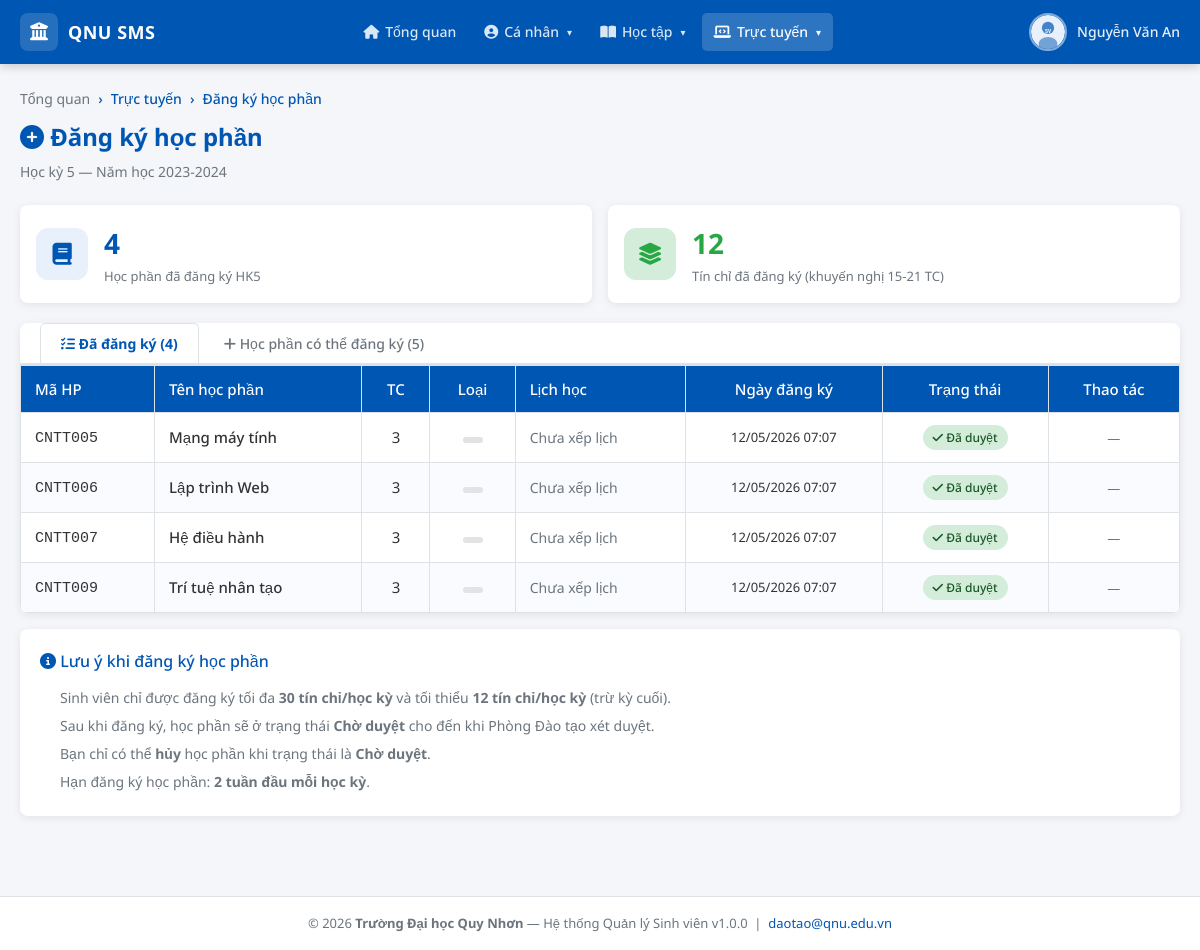
Before: /student/truc_tuyen/dang_ky.php (signed in) with the older database file.
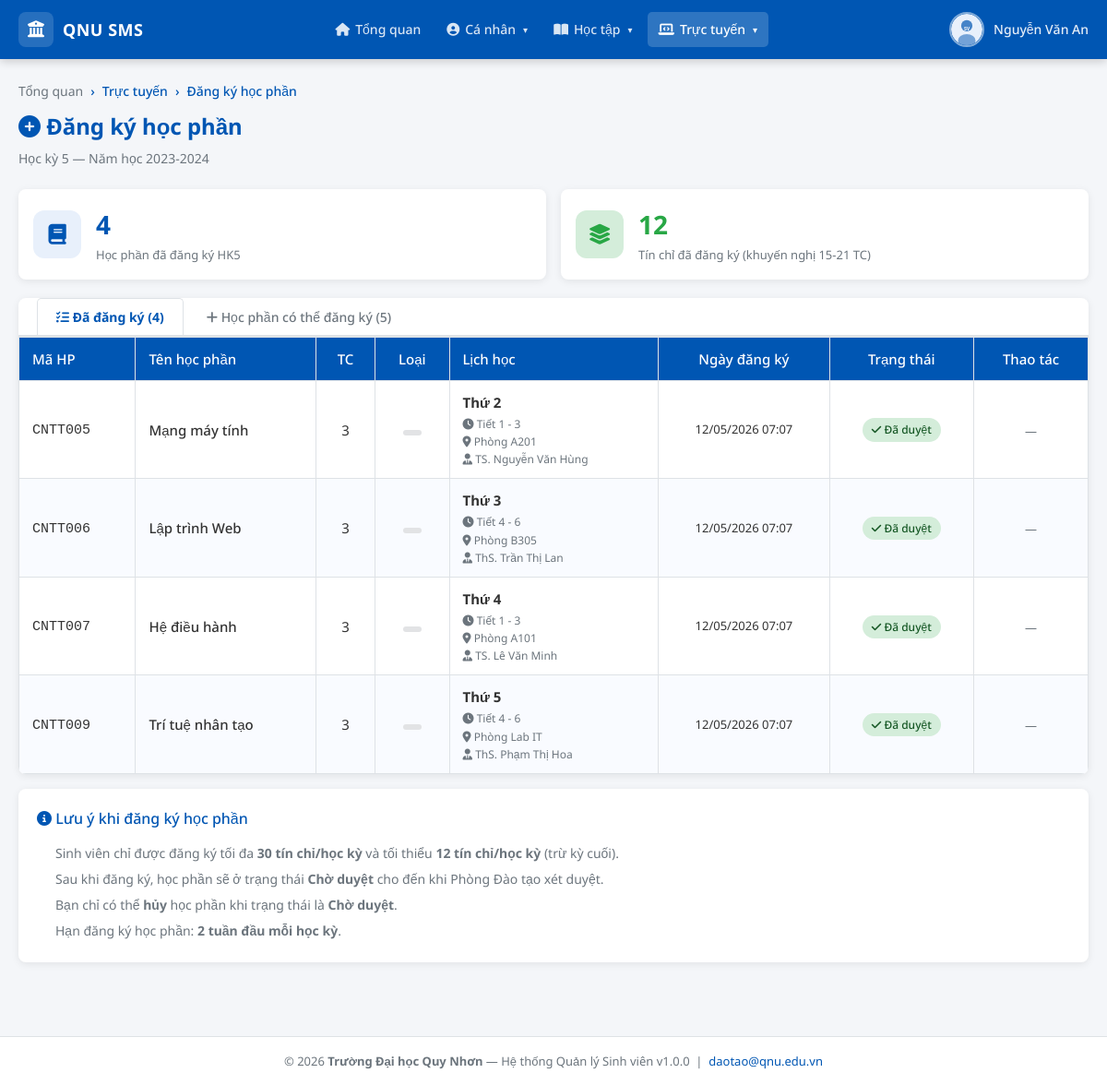
After: the same page with the newer database file.
### tables this page shows
CREATE TABLE IF NOT EXISTS `sinh_vien` (
  `id` INT AUTO_INCREMENT PRIMARY KEY,
  `user_id` INT NOT NULL,
  `ma_sv` VARCHAR(20) NOT NULL UNIQUE,
  `ho_ten` VARCHAR(100) NOT NULL,
  `ngay_sinh` DATE,
  `gioi_tinh` ENUM('Nam','Nữ','Khác') DEFAULT 'Nam',
  `dia_chi` TEXT,
  `email` VARCHAR(100),
  `so_dien_thoai` VARCHAR(15),
  `nganh` VARCHAR(100),
  `khoa` VARCHAR(100),
  `lop` VARCHAR(50),
  `nien_khoa` VARCHAR(20),
  `trang_thai` ENUM('Đang học','Tạm dừng','Tốt nghiệp','Thôi học') DEFAULT 'Đang học',
  `anh_dai_dien` VARCHAR(255) DEFAULT NULL,
  FOREIGN KEY (`user_id`) REFERENCES `users`(`id`) ON DELETE CASCADE
);

CREATE TABLE IF NOT EXISTS `dang_ky_hp` (
  `id` INT AUTO_INCREMENT PRIMARY KEY,
  `sinh_vien_id` INT NOT NULL,
  `hoc_phan_id` INT NOT NULL,
  `hoc_ky` VARCHAR(20) NOT NULL,
  `nam_hoc` VARCHAR(20) NOT NULL,
  `trang_thai` ENUM('Chờ duyệt','Đã duyệt','Từ chối','Đã hủy') DEFAULT 'Chờ duyệt',
  `ngay_dang_ky` TIMESTAMP DEFAULT CURRENT_TIMESTAMP,
  UNIQUE KEY `unique_dk` (`sinh_vien_id`,`hoc_phan_id`,`hoc_ky`,`nam_hoc`),
  FOREIGN KEY (`sinh_vien_id`) REFERENCES `sinh_vien`(`id`) ON DELETE CASCADE,
  FOREIGN KEY (`hoc_phan_id`) REFERENCES `hoc_phan`(`id`) ON DELETE CASCADE
);

CREATE TABLE IF NOT EXISTS `hoc_phan` (
  `id` INT AUTO_INCREMENT PRIMARY KEY,
  `ma_hp` VARCHAR(20) NOT NULL UNIQUE,
  `ten_hp` VARCHAR(150) NOT NULL,
  `so_tin_chi` INT NOT NULL DEFAULT 3,
  `loai` ENUM('Bắt buộc','Tự chọn','Đại cương') DEFAULT 'Bắt buộc',
  `hoc_ky` INT NOT NULL DEFAULT 1,
  `nien_khoa` VARCHAR(20),
  `thu` TINYINT DEFAULT NULL COMMENT '2=Thứ 2, ..., 8=Chủ nhật',
  `tiet_bat_dau` TINYINT DEFAULT NULL,
  `so_tiet` TINYINT DEFAULT NULL,
  `phong_hoc` VARCHAR(50) DEFAULT NULL,
  `giang_vien` VARCHAR(100) DEFAULT NULL,
  `si_so_toi_da` INT DEFAULT 50,
  `si_so_hien_tai` INT DEFAULT 0,
  `ma_hp_tien_quyet` VARCHAR(20) DEFAULT NULL
);

### includes/session.php (called while the page is built, shortened)
<?php
function getCurrentStudent(): ?array {
    $db = getDB();
    $uid = (int)$_SESSION['user_id'];
    $sql = "SELECT sv.*, u.username FROM sinh_vien sv
            JOIN users u ON u.id = sv.user_id
            WHERE sv.user_id = ?";
    $stmt = $db->prepare($sql);
    $stmt->bind_param('i', $uid);
    $stmt->execute();
    $result = $stmt->get_result();
    return $result->fetch_assoc() ?: null;
}
function e(string $str): string {
    return htmlspecialchars($str, ENT_QUOTES, 'UTF-8');
}
?>

### student/truc_tuyen/dang_ky.php (the view, shortened to what this page needs)
<?php
require_once ROOT . '/includes/session.php';
$sv = getCurrentStudent();
$db  = getDB();
$sid = (int)$sv['id'];
$hk  = HOC_KY_HIEN_TAI;
$nh  = NAM_HOC_HIEN_TAI;
$da_dk = $db->query("
    SELECT dk.*, hp.ten_hp, hp.ma_hp, hp.so_tin_chi, hp.thu, hp.tiet_bat_dau, hp.so_tiet, hp.phong_hoc, hp.giang_vien, hp.si_so_toi_da, hp.si_so_hien_tai, hp.ma_hp_tien_quyet
    FROM dang_ky_hp dk
    JOIN hoc_phan hp ON hp.id = dk.hoc_phan_id
    WHERE dk.sinh_vien_id = $sid AND dk.hoc_ky = '$hk' AND dk.nam_hoc = '$nh'
    ORDER BY dk.ngay_dang_ky DESC
")->fetch_all(MYSQLI_ASSOC);
$da_dk_ids = array_column($da_dk, 'hoc_phan_id');
$nganh_esc = $db->real_escape_string($sv['nganh']);
$id_str = empty($da_dk_ids) ? '0' : implode(',', $da_dk_ids);
$co_the_dk = $db->query("
    SELECT hp.id, hp.ma_hp, hp.ten_hp, hp.so_tin_chi, hp.loai, hp.thu, hp.tiet_bat_dau, hp.so_tiet, hp.phong_hoc, hp.giang_vien, hp.si_so_toi_da, hp.si_so_hien_tai, hp.ma_hp_tien_quyet
    FROM ctdt_chi_tiet c
    JOIN hoc_phan hp ON hp.id = c.hoc_phan_id
    WHERE c.nganh = '$nganh_esc'
      AND hp.id NOT IN ($id_str)
      AND NOT EXISTS (
          SELECT 1 FROM diem_hoc_tap d
          WHERE d.hoc_phan_id = hp.id AND d.sinh_vien_id = $sid AND d.diem_he4 >= 1.0
      )
    ORDER BY c.hoc_ky, hp.ten_hp
")->fetch_all(MYSQLI_ASSOC);
$tc_dang_ky = array_sum(array_column($da_dk, 'so_tin_chi'));
function formatLichHoc($thu, $tiet_bd, $so_tiet, $phong, $gv): string {
    if (!$thu) return '<span class="text-muted">Chưa xếp lịch</span>';
    $thu_lbl = $thu == 8 ? 'Chủ nhật' : "Thứ $thu";
    $tiet_kt = $tiet_bd + $so_tiet - 1;
    return "<strong>$thu_lbl</strong><div class='text-muted' style='font-size:12px;margin-top:2px;'><i class='fas fa-clock'></i> Tiết $tiet_bd - $tiet_kt<br><i class='fas fa-map-marker-alt'></i> Phòng $phong<br><i class='fas fa-user-tie'></i> $gv</div>";
}
function dkBadge(string $tt): string {
    return match($tt) {
        'Đã duyệt' => '<span class="badge badge-success"><i class="fas fa-check"></i> Đã duyệt</span>',
        'Từ chối'  => '<span class="badge badge-danger"><i class="fas fa-times"></i> Từ chối</span>',
        'Đã hủy'   => '<span class="badge badge-secondary">Đã hủy</span>',
        default    => '<span class="badge badge-warning"><i class="fas fa-clock"></i> Chờ duyệt</span>',
    };
}
$active_menu = 'truc_tuyen';
require_once ROOT . '/includes/header.php';
?>
<?php require_once ROOT . '/includes/navbar_student.php'; ?>
<div class="student-wrapper">
  <div class="student-container">
    <div class="page-title fade-in">
      <div class="breadcrumb">
        <a href="<?= BASE_URL ?>/student/dashboard.php">Tổng quan</a>
        <span>›</span><span>Trực tuyến</span>
        <span>›</span><span>Đăng ký học phần</span>
      </div>
      <h1><i class="fas fa-plus-circle"></i> Đăng ký học phần</h1>
      <p>Học kỳ <?= $hk ?> — Năm học <?= NAM_HOC_HIEN_TAI ?></p>
    </div>
    <div style="display:grid;grid-template-columns:1fr 1fr;gap:16px;margin-bottom:20px">
      <div class="card fade-in">
        <div class="card-body" style="display:flex;align-items:center;gap:16px;padding:16px">
          <div class="stat-icon blue"><i class="fas fa-book"></i></div>
          <div>
            <div style="font-size:28px;font-weight:700;color:var(--primary)"><?= count($da_dk) ?></div>
            <div class="stat-label">Học phần đã đăng ký HK<?= $hk ?></div>
          </div>
        </div>
      </div>
      <div class="card fade-in">
        <div class="card-body" style="display:flex;align-items:center;gap:16px;padding:16px">
          <div class="stat-icon green"><i class="fas fa-layer-group"></i></div>
          <div>
            <div style="font-size:28px;font-weight:700;color:var(--success)"><?= $tc_dang_ky ?></div>
            <div class="stat-label">Tín chỉ đã đăng ký (khuyến nghị 15-21 TC)</div>
          </div>
        </div>
      </div>
    </div>
    <div class="card fade-in">
      <div class="card-body" style="padding:0">
        <div class="dk-tabs" style="padding:0 20px;margin:0">
          <button class="dk-tab active" data-tab="da-dk" id="tab-da-dk">
            <i class="fas fa-list-check"></i> Đã đăng ký (<?= count($da_dk) ?>)
          </button>
          <button class="dk-tab" data-tab="co-the" id="tab-co-the">
            <i class="fas fa-plus"></i> Học phần có thể đăng ký (<?= count($co_the_dk) ?>)
          </button>
        </div>
        <div class="dk-panel active" id="panel-da-dk">
          <div class="table-wrap">
          <table>
            <thead><tr>
              <th>Mã HP</th><th>Tên học phần</th>
              <th style="text-align:center">TC</th>
              <th style="text-align:center">Loại</th>
              <th>Lịch học</th>
              <th style="text-align:center">Ngày đăng ký</th>
              <th style="text-align:center">Trạng thái</th>
              <th style="text-align:center">Thao tác</th>
            </tr></thead>
            <tbody>
            <?php if (empty($da_dk)): ?>
              <tr><td colspan="8" style="text-align:center;padding:30px;color:var(--text-muted)">
                Chưa đăng ký học phần nào. Chọn tab bên phải để đăng ký.
              </td></tr>
            <?php else: ?>
            <?php foreach ($da_dk as $dk): ?>
              <tr>
                <td><code><?= e($dk['ma_hp']) ?></code></td>
                <td class="fw-500"><?= e($dk['ten_hp']) ?></td>
                <td style="text-align:center"><?= (int)$dk['so_tin_chi'] ?></td>
                <td style="text-align:center">
                  <span class="badge badge-secondary"><?= e($dk['loai'] ?? '') ?></span>
                </td>
                <td><?= formatLichHoc($dk['thu'], $dk['tiet_bat_dau'], $dk['so_tiet'], $dk['phong_hoc'], $dk['giang_vien']) ?></td>
                <td style="text-align:center;font-size:13px">
                  <?= date('d/m/Y H:i', strtotime($dk['ngay_dang_ky'])) ?>
                </td>
                <td style="text-align:center"><?= dkBadge($dk['trang_thai']) ?></td>
                <td style="text-align:center">
                  <?php if ($dk['trang_thai'] === 'Chờ duyệt'): ?>
                    <form method="POST" style="display:inline">
                      <input type="hidden" name="action" value="huy">
                      <input type="hidden" name="hoc_phan_id" value="<?= (int)$dk['hoc_phan_id'] ?>">
                      <button type="submit" class="btn btn-danger btn-sm"
                              data-confirm="Bạn có chắc muốn hủy đăng ký học phần này?">
                        <i class="fas fa-times"></i> Hủy
                      </button>
                    </form>
                  <?php else: ?>
                    <span style="color:var(--text-muted);font-size:13px">—</span>
                  <?php endif; ?>
                </td>
              </tr>
            <?php endforeach; ?>
            <?php endif; ?>
            </tbody>
          </table>
          </div>
        </div>
      </div>
    </div>
    <div class="card mt-16 fade-in">
      <div class="card-body">
        <h4 style="color:var(--primary);margin-bottom:10px"><i class="fas fa-info-circle"></i> Lưu ý khi đăng ký học phần</h4>
        <ul style="font-size:14px;color:var(--text-muted);line-height:2;padding-left:20px">
          <li>Sinh viên chỉ được đăng ký tối đa <strong>30 tín chỉ/học kỳ</strong> và tối thiểu <strong>12 tín chỉ/học kỳ</strong> (trừ kỳ cuối).</li>
          <li>Sau khi đăng ký, học phần sẽ ở trạng thái <strong>Chờ duyệt</strong> cho đến khi Phòng Đào tạo xét duyệt.</li>
          <li>Bạn chỉ có thể <strong>hủy</strong> học phần khi trạng thái là <strong>Chờ duyệt</strong>.</li>
          <li>Hạn đăng ký học phần: <strong>2 tuần đầu mỗi học kỳ</strong>.</li>
        </ul>
      </div>
    </div>
  </div>
</div>
<?php require_once ROOT . '/includes/footer.php'; ?>

### includes/header.php (shortened to what this page needs)
<?php
$_base = BASE_URL;
?>
<!DOCTYPE html>
<html lang="vi">
<head>
  <link rel="stylesheet" href="https://cdnjs.cloudflare.com/ajax/libs/font-awesome/6.5.0/css/all.min.css">
  <link rel="stylesheet" href="<?= $_base ?>/assets/css/style.css">
  <link rel="stylesheet" href="<?= $_base ?>/assets/css/student.css">
</head>
<body>

### includes/navbar_student.php (shortened to what this page needs)
<?php
$_base = BASE_URL;
$_name = isset($sv) ? e($sv['ho_ten']) : 'Sinh viên';
$_avatar = (isset($sv) && !empty($sv['anh_dai_dien']))
         ? $_base . '/uploads/' . e($sv['anh_dai_dien'])
         : $_base . '/assets/img/default-avatar.svg';
$_menu = $active_menu ?? '';
?>
<nav class="student-navbar" role="navigation" aria-label="Main navigation">
  <div class="navbar-inner">
    <a href="<?= $_base ?>/student/dashboard.php" class="navbar-brand" aria-label="QNU SMS - Trang chủ">
      <div class="logo-icon"><i class="fas fa-university"></i></div>
      <span>QNU SMS</span>
    </a>
    <ul class="navbar-nav" id="navMenu" role="menubar">
      <li class="nav-item" role="none">
        <a href="<?= $_base ?>/student/dashboard.php"
           class="nav-link <?= $_menu === 'dashboard' ? 'active' : '' ?>"
           role="menuitem">
          <i class="fas fa-home"></i> Tổng quan
        </a>
      </li>
      <li class="nav-item dropdown" role="none">
        <a href="#" class="nav-link <?= $_menu === 'ca_nhan' ? 'active' : '' ?>" role="menuitem" aria-haspopup="true">
          <i class="fas fa-user-circle"></i> Cá nhân <span class="arrow">▾</span>
        </a>
      </li>
      <li class="nav-item dropdown" role="none">
        <a href="#" class="nav-link <?= $_menu === 'hoc_tap' ? 'active' : '' ?>" role="menuitem" aria-haspopup="true">
          <i class="fas fa-book-open"></i> Học tập <span class="arrow">▾</span>
        </a>
      </li>
      <li class="nav-item dropdown" role="none">
        <a href="#" class="nav-link <?= $_menu === 'truc_tuyen' ? 'active' : '' ?>" role="menuitem" aria-haspopup="true">
          <i class="fas fa-laptop-code"></i> Trực tuyến <span class="arrow">▾</span>
        </a>
      </li>
    </ul>
    <div class="navbar-user" id="userMenu">
      <img src="<?= $_avatar ?>" alt="Avatar" class="user-avatar" id="userAvatarToggle">
      <span class="user-name"><?= $_name ?></span>
    </div>
  </div>
</nav>

### includes/footer.php (shortened to what this page needs)
  <footer class="student-footer">
    <p>© <?= date('Y') ?> <strong>Trường Đại học Quy Nhơn</strong> — Hệ thống Quản lý Sinh viên v<?= APP_VERSION ?>
    &nbsp;|&nbsp; <a href="mailto:daoao@qnu.edu.vn">daotao@qnu.edu.vn</a></p>
  </footer>
</body>
</html>

### assets/css/style.css (style rules this page uses)
:root { --primary: #0056B3; --primary-dark: #003d80; --primary-light: #e8f0fb; --bg: #F4F6F9; --white: #FFFFFF; --text: #333333; --text-muted: #6C757D; --success: #28A745; --danger: #DC3545; --warning: #FFC107; --info: #17A2B8; --border: #dee2e6; --shadow: 0 2px 8px rgba(0,0,0,.08); --shadow-md: 0 4px 16px rgba(0,0,0,.12); --radius: 8px; --radius-sm: 5px; --sidebar-w: 250px; --header-h: 64px; --transition: .1s ease; --font-sans: 'Noto Sans', 'Roboto', Arial, 'Helvetica Neue', sans-serif; }
*, *::before, *::after { box-sizing: border-box; margin: 0; padding: 0; }
html { scroll-behavior: smooth; }
body { font-family: var(--font-sans); font-size: 16px; color: var(--text); background: var(--bg); line-height: 1.6; text-rendering: optimizeLegibility; -webkit-font-smoothing: antialiased; -moz-osx-font-smoothing: grayscale; }
a { color: var(--primary); text-decoration: none; transition: color var(--transition); }
img { max-width: 100%; display: block; }
ul { list-style: none; }
h1 { font-size: 26px; font-weight: 700; }
h4 { font-size: 16px; font-weight: 500; }
.text-muted { color: var(--text-muted); font-size: 14px; }
.fw-500 { font-weight: 500; }
.card { background: var(--white); border-radius: var(--radius); box-shadow: var(--shadow); overflow: hidden; }
.card-body { padding: 20px; }
.table-wrap { overflow-x: auto; }
table { width: 100%; border-collapse: collapse; font-size: 15px; }
table th, table td { padding: 11px 14px; text-align: left; border: 1px solid var(--border); vertical-align: middle; }
table thead tr { background: var(--primary); color: #fff; }
table thead th { font-weight: 500; }
table tbody tr:nth-child(even) { background: #f9fbff; }
.badge { display: inline-block; padding: 3px 10px; border-radius: 20px; font-size: 12px; font-weight: 500; white-space: nowrap; }
.badge-success { background: #d4edda; color: #155724; }
.badge-secondary { background: #e2e3e5; color: #383d41; }
.page-title { margin-bottom: 22px; }
.page-title h1 { color: var(--primary); font-size: 24px; margin-bottom: 4px; }
.page-title p { color: var(--text-muted); font-size: 14px; }
.page-title .breadcrumb { display: flex; gap: 8px; font-size: 14px; color: var(--text-muted); margin-bottom: 8px; }
.page-title .breadcrumb a { color: var(--text-muted); }
.page-title .breadcrumb span { color: var(--primary); font-weight: 500; }
.stat-icon { width: 52px; height: 52px; border-radius: 12px; display: flex; align-items: center; justify-content: center; font-size: 22px; flex-shrink: 0; }
.stat-icon.blue { background: #e8f0fb; color: var(--primary); }
.stat-icon.green { background: #d4edda; color: var(--success); }
.stat-label { font-size: 13px; color: var(--text-muted); }
.mt-16 { margin-top: 16px; }
.fade-in { animation: fadeIn .12s cubic-bezier(0.34, 1.56, 0.64, 1); }

Changed rows visible on the page:
changed through a linked row, dang_ky_hp "CNTT005": hoc_phan.thu (not shown) → "Thứ 2"; hoc_phan.tiet_bat_dau (not shown) → "1"; hoc_phan.so_tiet (not shown) → "3"; hoc_phan.phong_hoc (not shown) → "A201"; hoc_phan.giang_vien (not shown) → "TS. Nguyễn Văn Hùng"; text "Chưa xếp lịch" → "Tiết - Phòng"
changed through a linked row, dang_ky_hp "CNTT006": hoc_phan.thu (not shown) → "Thứ 3"; hoc_phan.tiet_bat_dau (not shown) → "4"; hoc_phan.so_tiet (not shown) → "6"; hoc_phan.phong_hoc (not shown) → "B305"; hoc_phan.giang_vien (not shown) → "ThS. Trần Thị Lan"; text "Chưa xếp lịch" → "Tiết - Phòng"
changed through a linked row, dang_ky_hp "CNTT007": hoc_phan.thu (not shown) → "Thứ 4"; hoc_phan.tiet_bat_dau (not shown) → "1"; hoc_phan.so_tiet (not shown) → "3"; hoc_phan.phong_hoc (not shown) → "A101"; hoc_phan.giang_vien (not shown) → "TS. Lê Văn Minh"; text "Chưa xếp lịch" → "Tiết - Phòng"
changed through a linked row, dang_ky_hp "CNTT009": hoc_phan.thu (not shown) → "Thứ 5"; hoc_phan.tiet_bat_dau (not shown) → "4"; hoc_phan.so_tiet (not shown) → "6"; hoc_phan.phong_hoc (not shown) → "Lab IT"; hoc_phan.giang_vien (not shown) → "ThS. Phạm Thị Hoa"; text "Chưa xếp lịch" → "Tiết - Phòng"
